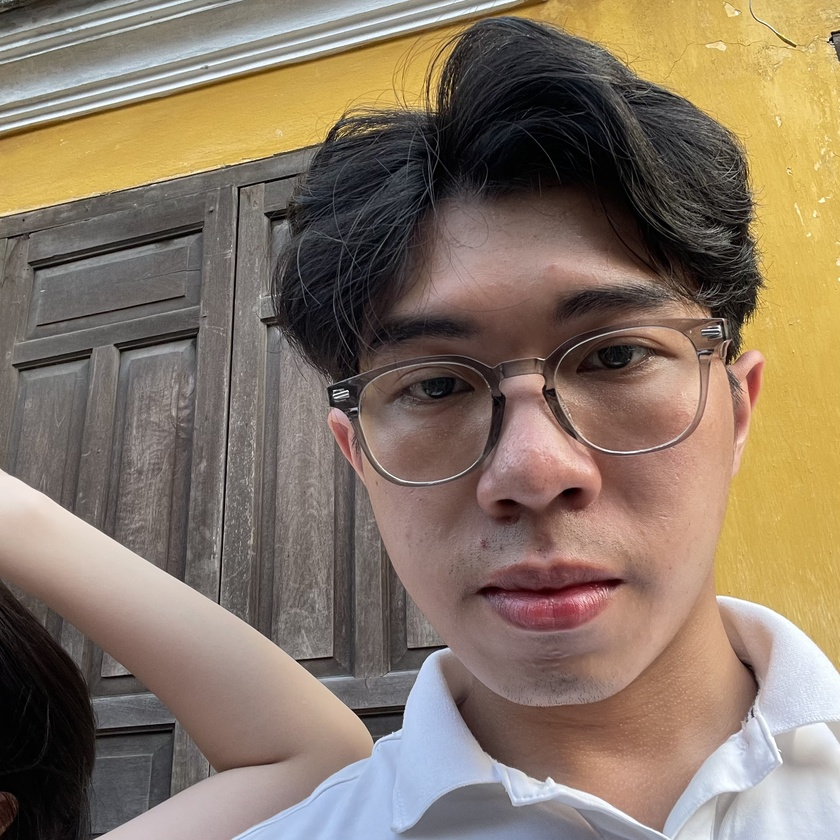
#> input picture py-falcon-infomatic/image_to_sketch/resources/01.jpeg, 840 x 840 px, shrunk from 2316 x 2316 before the run
$ python main.py
#> lines starting #> are read from the running program, lines starting #| are printed output that depends on the picture
import cv2

image = cv2.imread("resources/01.jpeg")
#> image is the input picture: shape (840, 840, 3); mean B, G, R 101.6, 118.1, 134.7
gray_image = cv2.cvtColor(image, cv2.COLOR_BGR2GRAY)
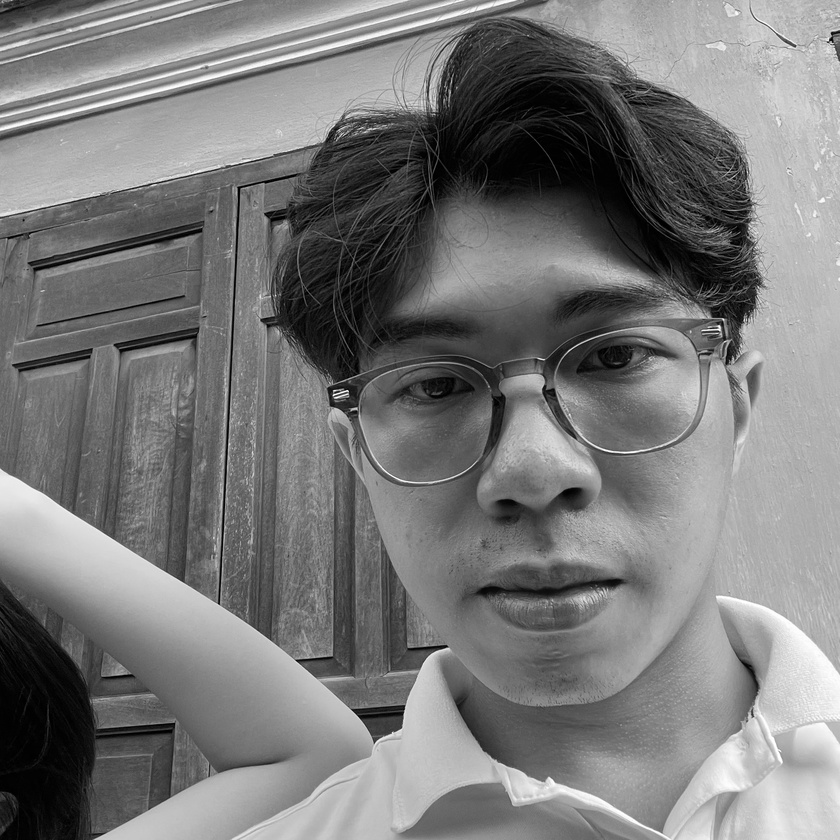
#> gray_image: shape (840, 840); min 0, max 255, mean 121.2
inverted_image = 255 - gray_image
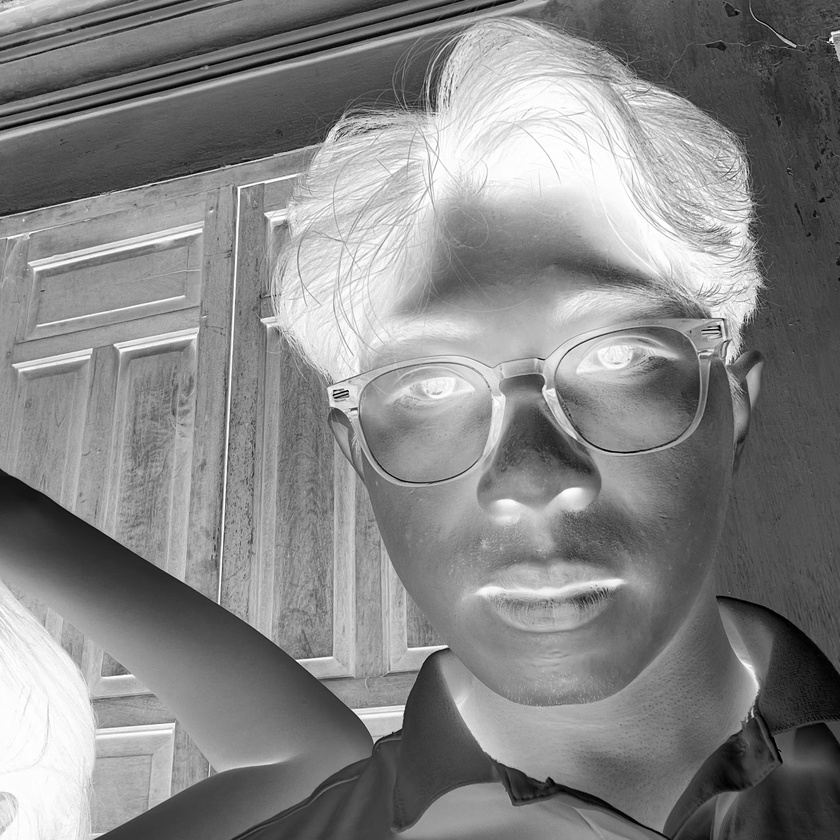
#> inverted_image: shape (840, 840); min 0, max 255, mean 133.8

pencil_sketch = cv2.divide(gray_image, inverted_image, scale=256.0)
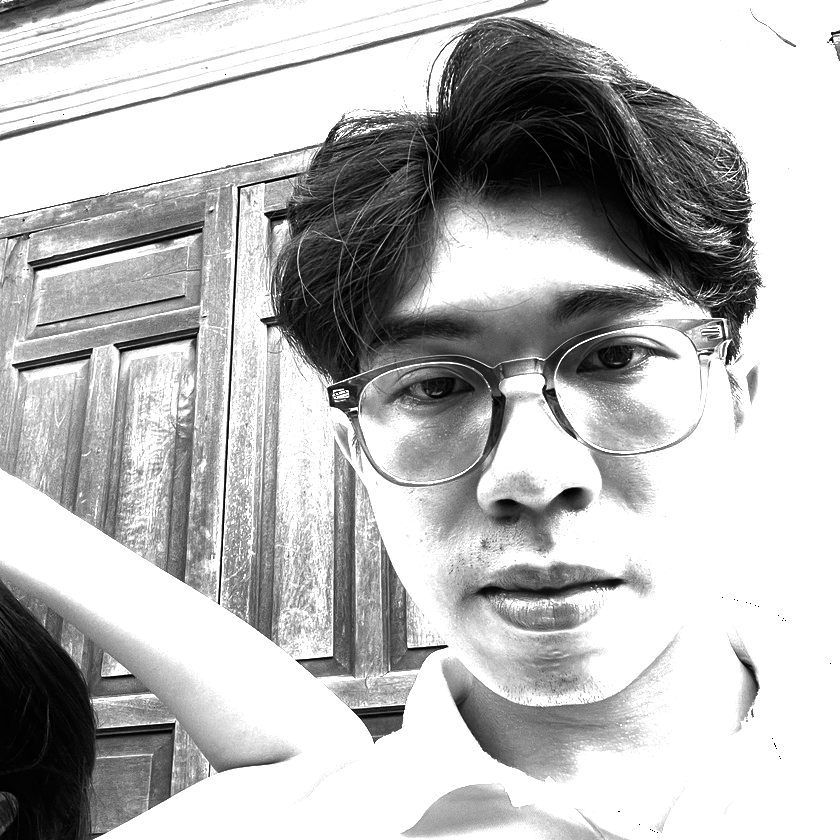
#> pencil_sketch: shape (840, 840); min 0, max 255, mean 185.5
cv2.imwrite("resources/sketch.png", pencil_sketch)
